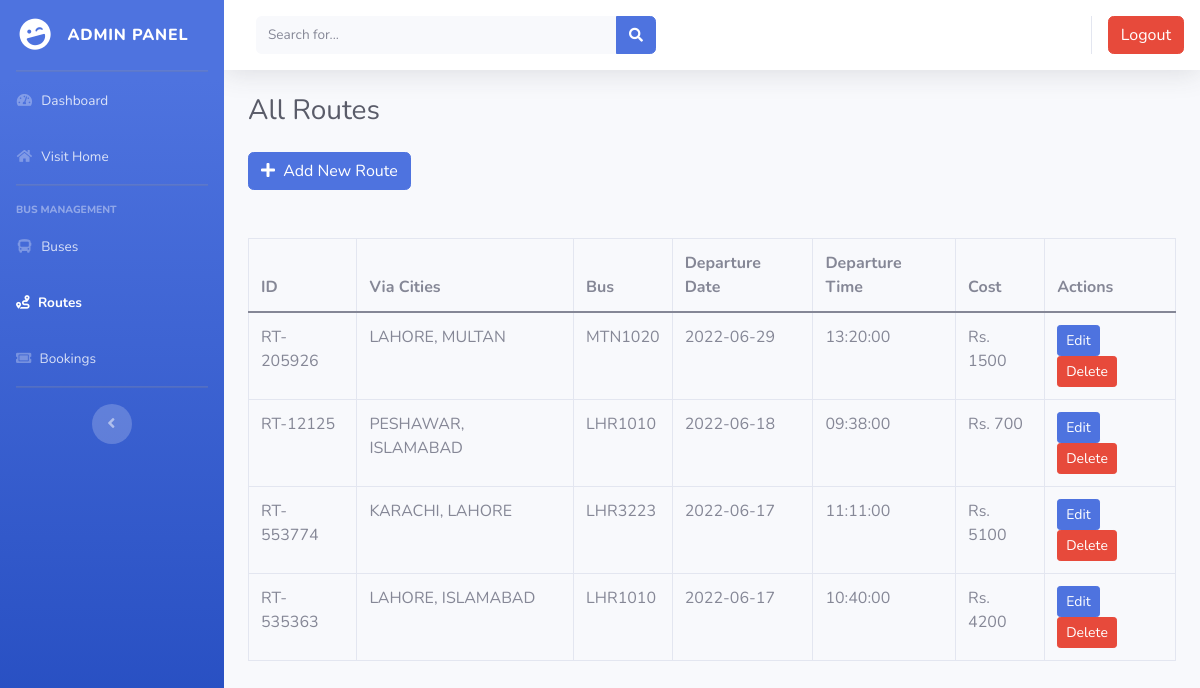
The page /admin/routes.php (signed in) on the database its author committed.
### tables this page shows
CREATE TABLE `routes` (
  `id` int(255) NOT NULL,
  `route_id` varchar(255) NOT NULL,
  `bus_no` varchar(155) NOT NULL,
  `route_cities` varchar(255) NOT NULL,
  `route_dep_date` date NOT NULL,
  `route_dep_time` time NOT NULL,
  `route_step_cost` int(100) NOT NULL,
  `route_created` datetime NOT NULL DEFAULT current_timestamp()
);

### admin/routes.php (the view, shortened to what this page needs)
<!DOCTYPE html>
<html lang="en">
<head>
    <link href="../assets/vendor/fontawesome-free/css/all.css" rel="stylesheet" type="text/css">
    <link href="../assets/vendor/css/bootstrap-v5.0.2.min.css" rel="stylesheet" type="text/css">
    <link href="css/sb-admin-2.min.css" rel="stylesheet">
</head>
<body id="page-top">
    <?php require '../inc/_admin-header.php'; ?>
    <div class="container-fluid">
        <div class="d-sm-flex align-items-center justify-content-between mb-4">
            <h1 class="h3 mb-0 text-gray-800">All Routes</h1>
        </div>
        <button type="button" class="btn btn-primary" data-bs-toggle="modal" data-bs-target="#addModal">
            <i class="fas fa-plus mr-1"></i> Add New Route
        </button>
        <?php
        $resultSql = "SELECT * FROM `routes` ORDER BY route_created DESC";
        $resultSqlResult = mysqli_query($conn, $resultSql);
        if (!mysqli_num_rows($resultSqlResult)) { ?>
            <div class="container mt-4">
                <div id="noRoutes" class="alert alert-dark " role="alert">
                    <h1 class="alert-heading">No Routes Found!!</h1>
                    <p class="fw-light">Be the first person to add one!</p>
                </div>
            </div>
        <?php } else { ?>
            <section id="route">
                <div id="route-results">
                    <table class="table table-hover table-bordered mt-5">
                        <thead>
                            <th>ID</th>
                            <th>Via Cities</th>
                            <th>Bus</th>
                            <th>Departure Date</th>
                            <th>Departure Time</th>
                            <th>Cost</th>
                            <th>Actions</th>
                        </thead>
                        <?php
                        while ($row = mysqli_fetch_assoc($resultSqlResult)) {
                            $id = $row["id"];
                            $route_id = $row["route_id"];
                            $route_cities = $row["route_cities"];
                            $route_dep_time = $row["route_dep_time"];
                            $route_dep_date = $row["route_dep_date"];
                            $route_step_cost = $row["route_step_cost"];
                            $bus_no = $row["bus_no"];
                        ?>
                            <tr>
                                <td>
                                    <?php
                                    echo $route_id;
                                    ?>
                                </td>
                                <td>
                                    <?php
                                    echo $route_cities;
                                    ?>
                                </td>
                                <td>
                                    <?php
                                    echo $bus_no;
                                    ?>
                                </td>
                                <td>
                                    <?php
                                    echo $route_dep_date;
                                    ?>
                                </td>
                                <td>
                                    <?php
                                    echo $route_dep_time;
                                    ?>
                                </td>
                                <td>
                                    <?php
                                    echo 'Rs. ' . $route_step_cost; ?>
                                </td>
                                <td>
                                    <button class="btn btn-primary btn-sm edit-button " data-link="<?php echo $_SERVER['REQUEST_URI']; ?>" data-id="<?php
                                                                                                                                                    echo $id; ?>" data-cities="<?php
                                                                                                                                                                                echo $route_cities; ?>" data-cost="<?php
                                                                                                                                                                                                                    echo $route_step_cost; ?>" data-date="<?php
                                                                                                                                                                                                                                                            echo $route_dep_date;
                                                                                                                                                                                                                                                            ?>" data-time="<?php
                                                                                                                                                                                                                                                                            echo $route_dep_time;
                                                                                                                                                                                                                                                                            ?>" data-busno="<?php
                                                                                                                                                                                                                                                                                            echo $bus_no;
                                                                                                                                                                                                                                                                                            ?>">Edit</button>
                                    <button class="btn btn-danger btn-sm delete-button" data-bs-toggle="modal" data-bs-target="#deleteModal" data-id="<?php
                                                                                                                                                        echo $id; ?>">Delete</button>
                                </td>
                            </tr>
                        <?php
                        }
                        ?>
                    </table>
                </div>
            </section>
        <?php  } ?>
    </div>
    </div>
    </div>
    </div>
</body>
</html>

### rows shown on the page
routes: route "RT-205926", route_cities "LAHORE, MULTAN", bus_no "MTN1020", route_dep_date "2022-06-29", route_dep_time "13:20:00", route_step_cost "1500"
routes: route "RT-12125", route_cities "PESHAWAR, ISLAMABAD", bus_no "LHR1010", route_dep_date "2022-06-18", route_dep_time "09:38:00", route_step_cost "700"
routes: route "RT-553774", route_cities "KARACHI, LAHORE", bus_no "LHR3223", route_dep_date "2022-06-17", route_dep_time "11:11:00", route_step_cost "5100"
routes: route "RT-535363", route_cities "LAHORE, ISLAMABAD", bus_no "LHR1010", route_dep_date "2022-06-17", route_dep_time "10:40:00", route_step_cost "4200"
